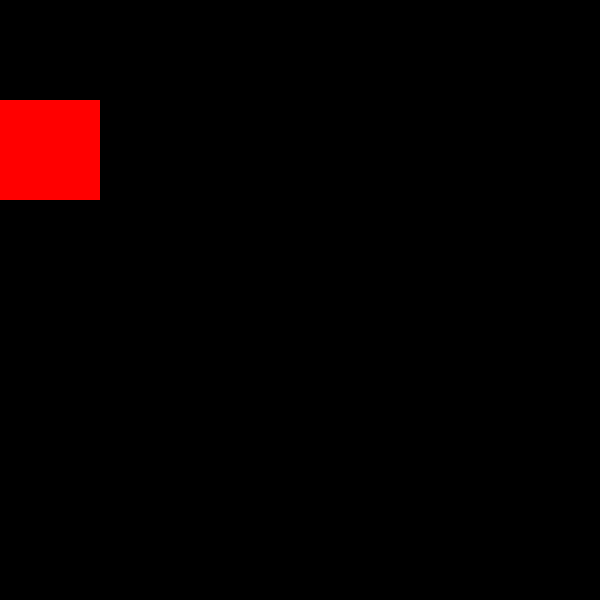
Frame 1 (no input)
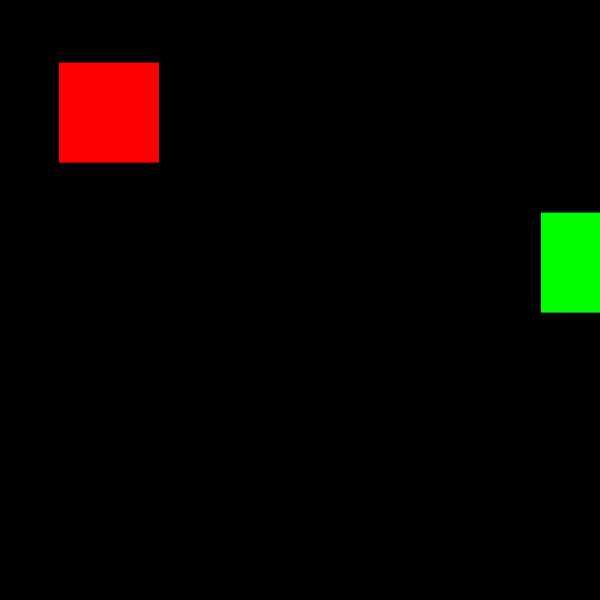
Frame 60 (the mouse pressed at the canvas centre just before this capture)
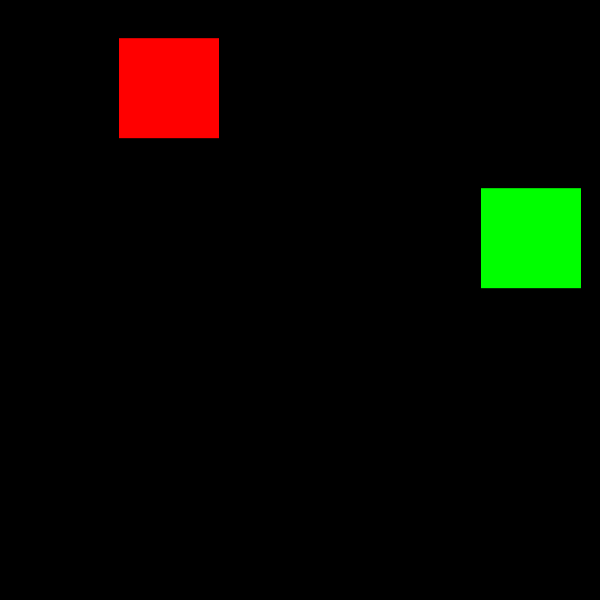
Frame 120 (the mouse held since frame 60 and released just before this capture)

The Processing sketch that drew these frames (run headless with seeded random() and noise(); from frame 60 on, the mouse is pressed at the canvas centre):

// Processing sketch: SineWaveSquares
// ── SineWaveSquares.pde
int i = 0;
int j = 600;
float sin = 0;
int height = 100;
int width = 100;

void setup(){
  size(600, 600);
  noStroke(); background(0);
}

void draw(){
  background(0);
  fill(255, 0, sin(sin)*400);
  rect(i++, (sin(sin)*100)+100, width, height);
  fill(sin(sin)*400, 255, 0);
  rect(j--, (sin(sin)*100)+250, width, height);
 
  if(i == 600) i = 0;
  else if(i + width > 600){
    fill(255, 0, sin(sin)*400);
    rect(0, (sin(sin)*100)+100, (i+width)-600, height);
  }
  
  if(j == 0 - width) j = 600 - width;
  else if(j < 0){
    fill(sin(sin)*400, 255, 0);
    rect(0, (sin(sin)*100)+250, (j+width), height);
    rect(j+600, (sin(sin)*100)+250, width, height);
  }
  sin += 0.1;
}
